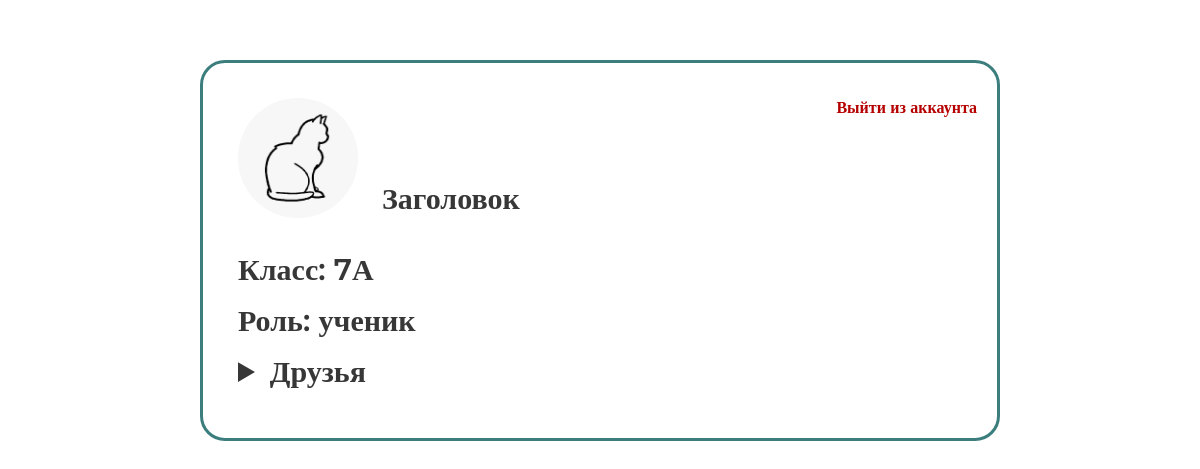
The page /profile (signed in) on the database its author committed.
### data/user.py (models this page shows, shortened)
class User(SqlAlchemyBase, UserMixin):
    __tablename__ = 'user'
    id = sqlalchemy.Column(sqlalchemy.Integer,
                           primary_key=True, autoincrement=True)
    name = sqlalchemy.Column(sqlalchemy.String, nullable=True)
    email = sqlalchemy.Column(sqlalchemy.String,
                              index=True, unique=True, nullable=True)
    hashed_password = sqlalchemy.Column(sqlalchemy.String, nullable=True)
    publications = sqlalchemy.Column(sqlalchemy.String, nullable=True)
    friends = sqlalchemy.Column(sqlalchemy.String, nullable=True)
    potential_friends = sqlalchemy.Column(sqlalchemy.String, nullable=True)
    photo = sqlalchemy.Column(sqlalchemy.String)
    messages = sqlalchemy.Column(sqlalchemy.String)
    messages_bad = sqlalchemy.Column(sqlalchemy.String)
    form = sqlalchemy.Column(sqlalchemy.String)
    role = sqlalchemy.Column(sqlalchemy.Integer)
    chats = sqlalchemy.Column(sqlalchemy.String)
    idstr = sqlalchemy.Column(sqlalchemy.String)
    current_form = sqlalchemy.Column(sqlalchemy.String)

### main.py (the view)
@app.route('/profile')
def profile():
    friends = db_sess.query(User).filter(User.id.in_(list(map(int, current_user.friends.split(',')))))
    return render_template('profile.html', title='Профиль', friends=friends, roles=['ученик', 'учитель', 'модератор'])

### data/db_session.py (called while the page is built)
def create_session() -> Session:
    global __factory
    return __factory()

### main.py (called while the page is built)
@login_manager.user_loader
def load_teacher(user_id):
    db_sess = db_session.create_session()
    return db_sess.query(User).get(user_id)

### templates/profile.html (shortened to what this page needs)
<!DOCTYPE html>
<html lang="en">
<head>
    <link rel="stylesheet" href="/static/css/profile_style/profile_style.css">
</head>
<body>
    {% if current_user.is_authenticated %}
    <div class="site__wrapper">
        <div class="profile">
            <div class="profile__top-block">
                <img src="/static/profile_photos/{{current_user.photo}}" width="120" height="120">
                <a class="profile__action-button profile__action-button_leave" href="/logout">Выйти из аккаунта</a>
                <h3 class="profile__info-text">{{current_user.name}}</h3>
            </div>
            <div class="profile__info-block">
                <p class="profile__info-text">Класс: {{current_user.form}}</p>
                <p class="profile__info-text">Роль: {{roles[current_user.role]}}</p>
                <details class="friends">
                    <summary class="profile__info-text friends__text">Друзья</summary>
                </details>
            </div>
        </div>
    </div>
    {% endif %}
</body>
</html>

### static/css/profile_style/profile_style.css (style rules this page uses)
* { padding: 0; margin: 0; border: 0; }
*, *:before, *:after { box-sizing: border-box; }
html, body { height: 100%; width: 100%; font-size: 100%; line-height: 1; font-size: 14px; -ms-text-size-adjust: 100%; -moz-text-size-adjust: 100%; -webkit-text-size-adjust: 100%; }
a, a:visited { text-decoration: none; }
img { vertical-align: top; }
h1, h2, h3, h4, h5, h6 { font-size: inherit; font-weight: 400; }
.site__wrapper { padding: 60px calc(50% - 400px) 0; }
.profile { box-sizing: border-box; border: 3px solid rgb(60, 126, 126); border-radius: 25px; padding: 35px; background: rgb(255, 255, 255); position: relative; }
.profile img { border-radius: 50%; }
.profile__top-block { display: flex; gap: 24px; align-items: end; margin-bottom: 32px; }
.profile__action-button { color: rgb(182, 0, 0); font-family: Montserrat; font-size: 16px; font-weight: 600; line-height: 130%; text-align: left; position: absolute; }
.profile__action-button_leave { right: 20px; top: 35px; }
.profile__info-text { color: rgb(56, 55, 56); font-family: Montserrat; font-size: 30px; font-weight: 600; line-height: 130%; letter-spacing: 0px; text-align: left; max-width: 350px; }
.profile__info-block { display: flex; flex-direction: column; gap: 12px; }
.friends__text { margin-bottom: 12px; }

### rows shown on the page
User: photo (picture), name "Заголовок", form "7А", role "ученик"
